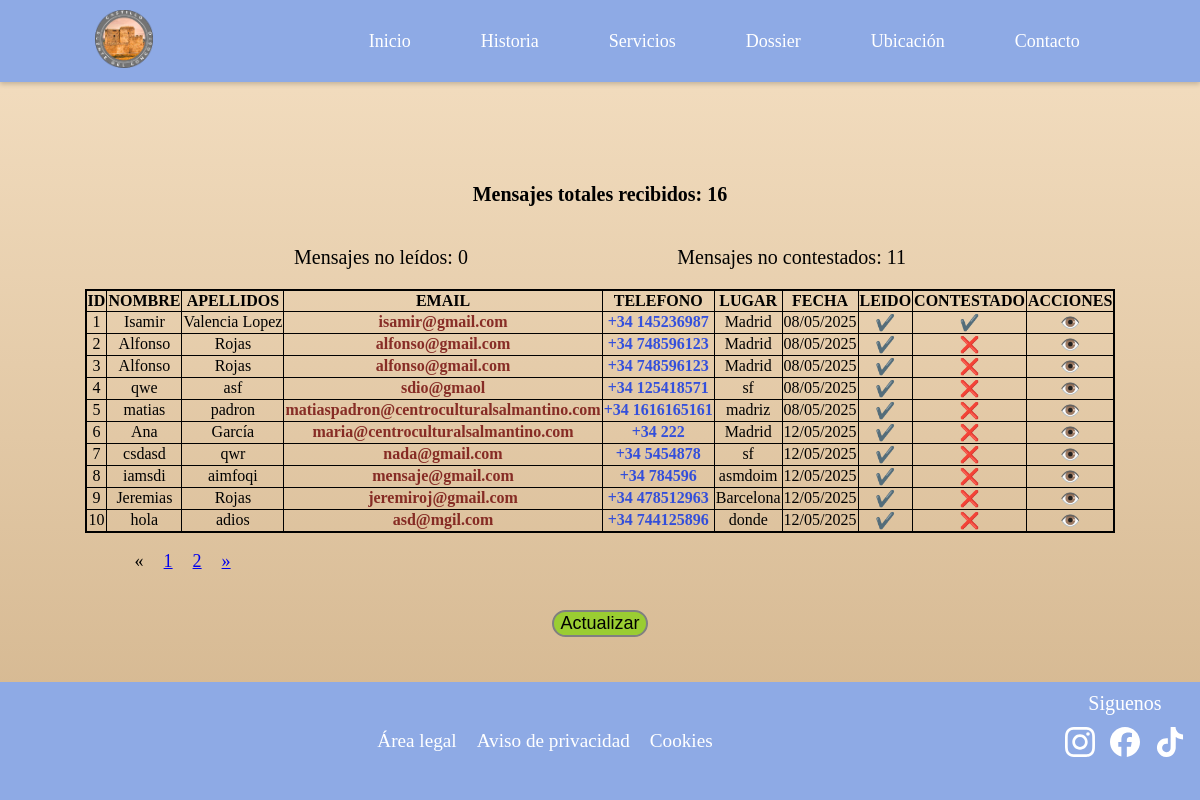
The page /chat/?page=1 on the database as committed earlier.
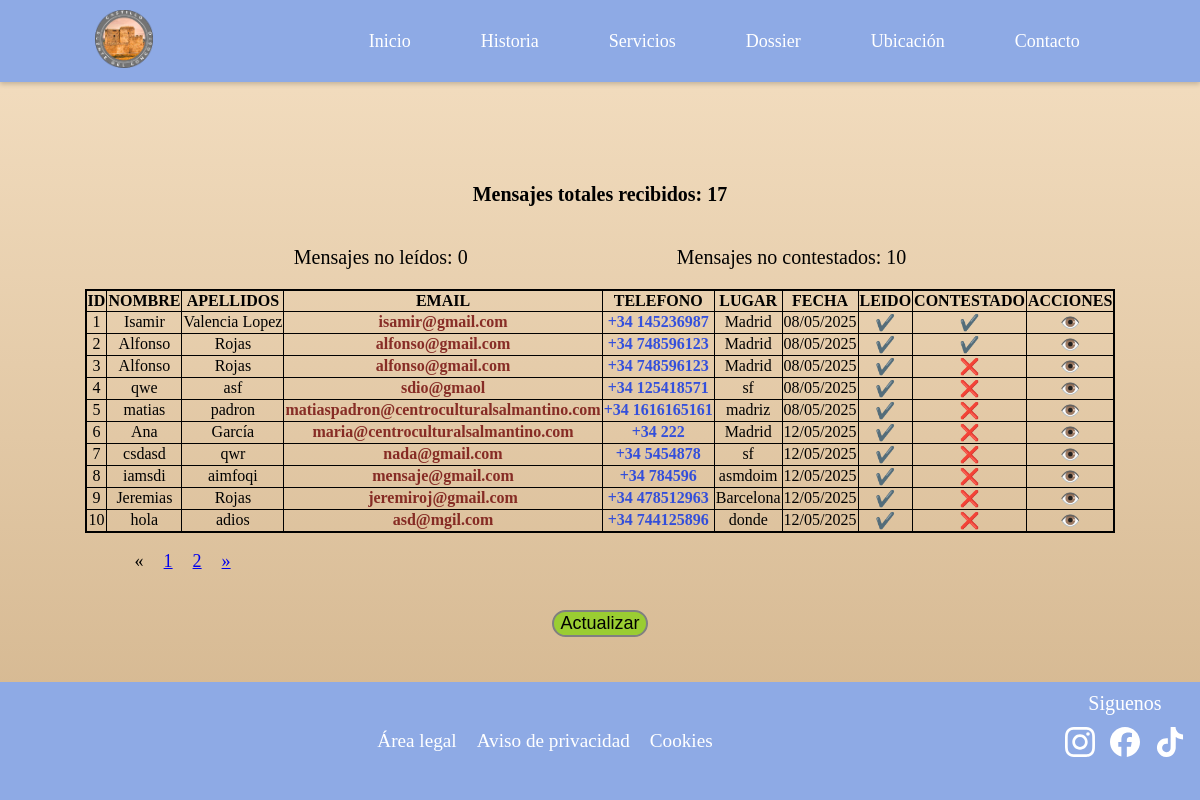
The same page on the database as committed later.
### appcastillocongosto/models.py (models this page shows, shortened)
class Contacto(models.Model):
    id = models.AutoField(primary_key=True)
    nombre = models.CharField("Nombre", max_length=25)
    apellidos = models.CharField("Apellidos", max_length=100, null=True, blank=True)
    email = models.CharField("Email", max_length=100, null=True, blank=True)
    telefono = models.CharField("Telefono", max_length=9, null=True, blank=True)
    lugar = models.CharField("Lugar", max_length=100, null=True, blank=True)
    fecha = models.DateTimeField("Fecha y Hora", default=timezone.now)
    mensaje = models.TextField("Mensaje")
    leido = models.BooleanField("Leido", default=False)
    contestado = models.BooleanField("Contestado", default=False)
    class Meta:
        verbose_name = "Contacto"
        verbose_name_plural = "Contactos"
        ordering = ['nombre']

### appcastillocongosto/views.py (the view)
# urls.py: path('chat/', views.chat, name='chat'),
def chat(request):
    lista_contactos = Contacto.objects.all().order_by('leido')
    numcontactos = Contacto.objects.count()
    numleidos = Contacto.objects.filter(leido=False).count()
    numcontestados = Contacto.objects.filter(contestado=False).count()
    page = request.GET.get('page')
    paginator = Paginator(lista_contactos, 10)
    if page == None:
        print(" page recibe fuera de get o post NONE ="+ str(page))
        page = paginator.num_pages
        request.session["pagina"] = page
    else:
        print(" page recibe este del nonede geo o post="+ str(page))
        request.session["pagina"] = page
    if request.method == 'GET':
        pagina = request.session["pagina"]
        print(" page recibe en GET=" + str(pagina))
    if request.method == 'POST':
        pagina = request.session["pagina"]
        print(" page recibe en POST= " +str(pagina))
    if "pagina" in request.session:
        page = request.session["pagina"]
        print(" page recibe de sesion=" +str(page))
    try:
        lista_contactos = paginator.get_page(page)
    except PageNotAnInteger:
        lista_contactos = paginator.page(1)
    except EmptyPage:
        lista_contactos = paginator.page(paginator.num_pages)
    if request.method == 'POST':
        return redirect('chat')
    context = {'lista_contactos': lista_contactos, 'numleidos': numleidos, 'numcontestados': numcontestados, 'numcontactos': numcontactos}
    return render(request, 'chat.html', context=context)

### templates/chat.html (shortened to what this page needs)
{% extends "base2.html" %}
{% load static %}
{% block head %}
<link rel="stylesheet" href="{% static 'css/chat.css' %}">
{% endblock %}
{% block content %}
<br><br><br><br>
<div class="chat">
    <div class="num-mensajes">
        <div class="num-mensajes1">
            <p class="num-mensajes-text">Mensajes totales recibidos: {{ numcontactos }}</p>
        </div>
        <div class="num-mensajes2">
            <p class="num-mensajes-text">Mensajes no leídos: {{ numleidos }}</p>
            <p class="num-mensajes-text">Mensajes no contestados: {{ numcontestados }}</p>
        </div>
    </div>
    <div class="tabla-responsive">
        <div class="tabla">
            <table>
                <thead>
                    <th class="th-chat">ID</th>
                    <th class="th-chat">NOMBRE</th>
                    <th class="th-chat">APELLIDOS</th>
                    <th class="th-chat">EMAIL</th>
                    <th class="th-chat">TELEFONO</th>
                    <th class="th-chat">LUGAR</th>
                    <th class="th-chat">FECHA</th>
                    <th class="th-chat">LEIDO</th>
                    <th class="th-chat">CONTESTADO</th>
                    <th class="th-chat">ACCIONES</th>
                </thead>
                <tbody>
                    {% for i in lista_contactos %}
                        <tr>
                            <td> {{ i.id }}</td>
                            <td> {{ i.nombre }}</td>
                            <td> {{ i.apellidos }}</td>
                            <td><a href="https://mail.google.com/mail/?view=cm&to={{ i.email }}" target="_blank" class="email">{{ i.email }}</a></td>
                            <td> <a href="{% url 'ver_contacto' id=i.id %}" target="_blank" class="telefono">+34 {{ i.telefono }}</a></td>
                            <td> {{ i.lugar }}</td>
                            <td> {{ i.fecha|date:"d/m/Y" }}</td>
                            <td> {% if i.leido %}✔️{% else %}❌{% endif %}</td>
                            <td> {% if i.contestado %}✔️{% else %}❌{% endif %}</td>
                            <td> <a class="boton-accion" href="{% url 'ver_mensaje' id=i.id %}">👁️</a></td>
                        </tr>
                    {% endfor %}
                </tbody>
            </table>
        </div>
    </div>
    {% if lista_contactos.has_other_pages %}
        <font size="4">
            <ul class="pagination">
                {% if lista_habilidades.has_previous %}
                    <li><a href="?page={{ lista_contactos.previous_page_numbre }}">&laquo;</a></li>
                {% else %}
                    <li class="disabled"><span>&laquo;</span></li>
                {% endif %}
                {% for i in lista_contactos.paginator.page_range %}
                    {% if reservas.number == i %}
                        <li class="active"><span>{{ i }}<span class="sr-only">(current)</span></span></li>
                    {% else %}
                        <li><a href="?page={{ i }}">{{ i }}</a></li>
                    {% endif %}
                {% endfor %}
                {% if lista_contactos.has_next %}
                    <li><a href="?page={{ lista_contactos.next_page_number }}">&raquo;</a></li>
                {% else %}
                    <li class="disabled"><span>&raquo;</span></li>
                {% endif %}
            </ul>
        </font>
    {% endif %}
    <div class="btn-actualizar">
        <form method="post">
            <input type="submit" value="Actualizar" class="btn-actualizar-text">
        </form>
    </div>
</div>
{% endblock content %}

Rows that differ between the two databases and show on the page:
changed Contacto id 2: contestado "❌" → "✔️"
Other text that changed with them:
{{ numcontactos }}: "16" → "17"
{{ numcontestados }}: "11" → "10"
